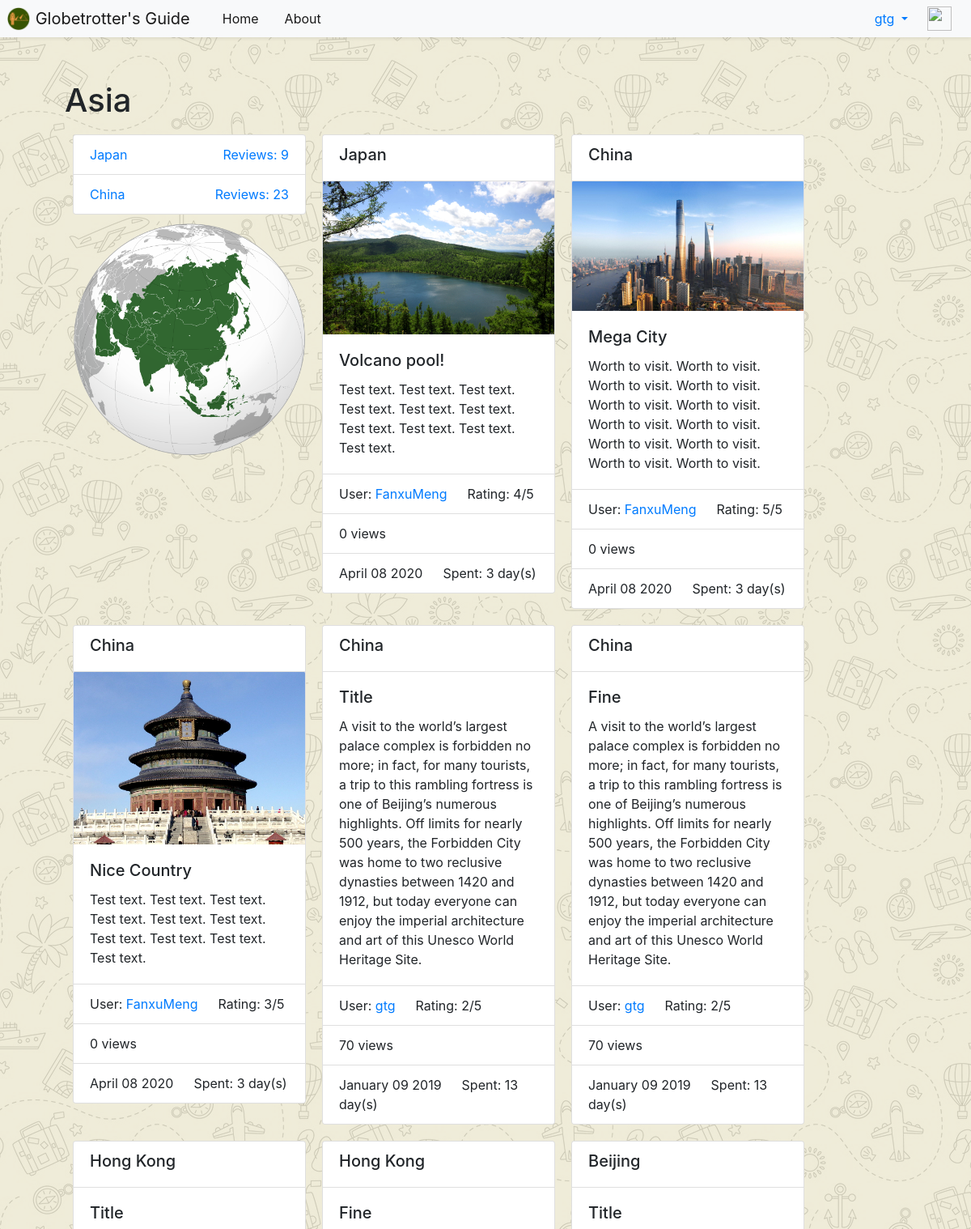
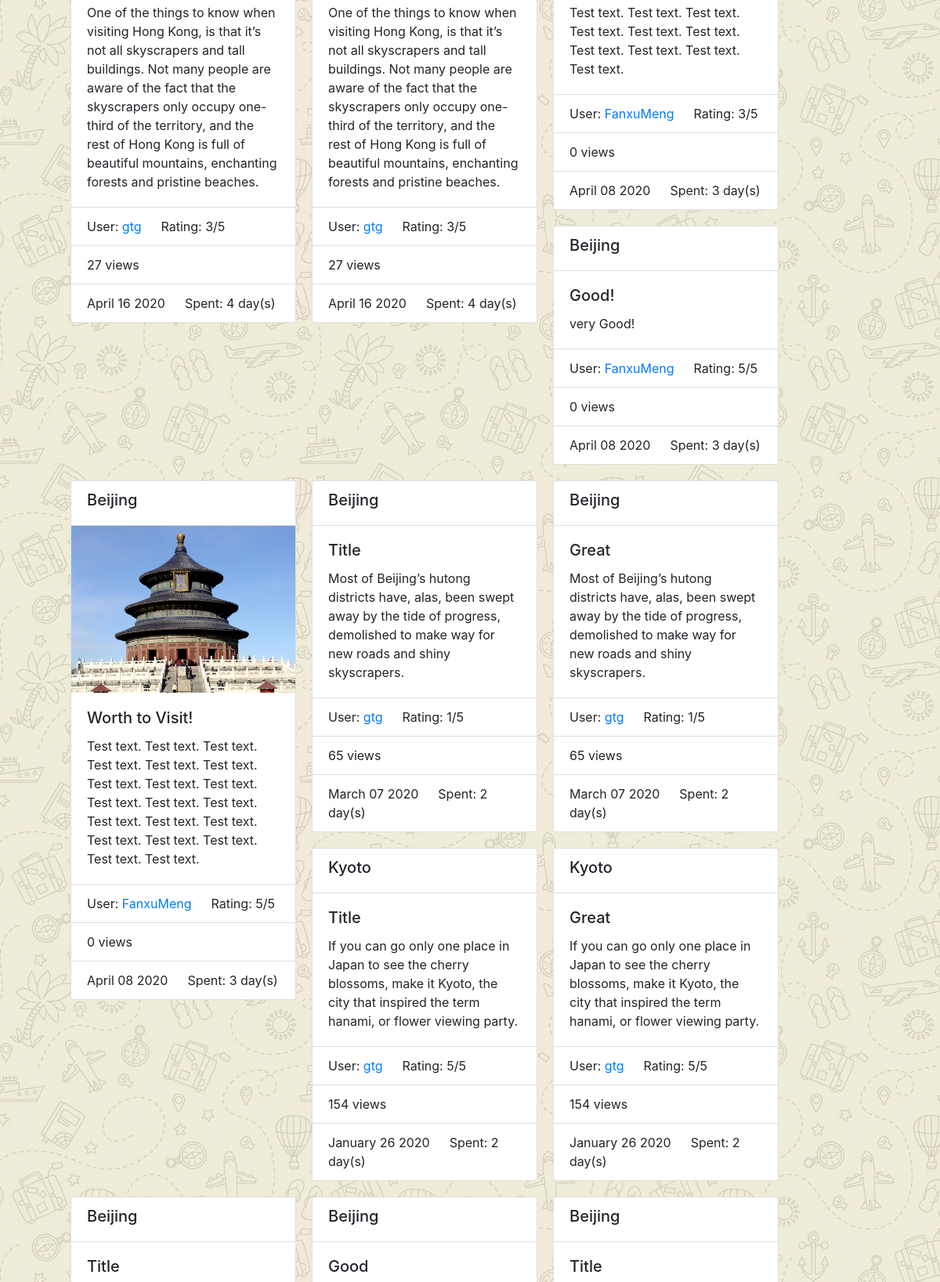
Screenshot of /GlobetrottersGuide/asia/ (signed in, upper part) with the database file from the repository (2 pictures, top to bottom).
### GlobetrottersGuide/models.py (models this page shows, shortened)
class Continent(models.Model):
    NAME_MAX_LENGTH = 128
    name = models.CharField(max_length=128, unique=True)
    likes = models.IntegerField(default=0)
    views = models.IntegerField(default=0)
    slug = models.SlugField(unique=True)
    reviewNum = 0

class Country(models.Model):
    NAME_MAX_LENGTH = 128
    continent = models.ForeignKey(Continent, on_delete=models.CASCADE)
    name = models.CharField(max_length=128, unique=True)
    views = models.IntegerField(default=0)
    likes = models.IntegerField(default=0)
    flag = models.ImageField(upload_to='flags',blank=True)
    slug = models.SlugField(unique=True)
    reviewNum = 0
    class Meta:
        verbose_name_plural = 'Countries'

class countryReview(models.Model):
    TEXT_MAX_LENGTH = 2000
    RATING_CHOICES = (
        (1, '1'),
        (2, '2'),
        (3, '3'),
        (4, '4'),
        (5, '5'),
    )
    user = models.ForeignKey(User, on_delete=models.CASCADE)
    belong_country = models.ForeignKey(Country, on_delete=models.CASCADE)
    publish_date = models.DateTimeField('date published')
    views = models.IntegerField(default=0)
    likes = models.IntegerField(default=0)
    timeSpent = models.DurationField(blank=False)
    image = models.ImageField(upload_to='review_images', blank=True)
    title = models.CharField(max_length=128, default='Title')
    text = models.TextField(max_length=2000, blank=False)
    rating = models.IntegerField(choices=RATING_CHOICES)

class cityReview(models.Model):
    TEXT_MAX_LENGTH = 2000
    RATING_CHOICES = (
        (1, '1'),
        (2, '2'),
        (3, '3'),
        (4, '4'),
        (5, '5'),
    )
    user = models.ForeignKey(User, on_delete=models.CASCADE)
    belong_city = models.ForeignKey(City, on_delete=models.CASCADE)
    publish_date = models.DateTimeField('date published')
    views = models.IntegerField(default=0)
    likes = models.IntegerField(default=0)
    timeSpent = models.DurationField(blank=False)
    image = models.ImageField(upload_to='review_images', blank=True)
    title = models.CharField(max_length=128, default='Title')
    text = models.TextField(max_length=2000, blank=False)
    rating = models.IntegerField(choices=RATING_CHOICES)

class City(models.Model):
    NAME_MAX_LENGTH = 128
    country = models.ForeignKey(Country, on_delete=models.CASCADE)
    name = models.CharField(max_length=128, unique=True)
    views = models.IntegerField(default=0)
    likes = models.IntegerField(default=0)
    slug = models.SlugField(unique=True)
    reviewNum = 0
    def getCountrySlug(self):
        return self.country.slug
    class Meta:
        verbose_name_plural = 'Cities'

### GlobetrottersGuide/views.py (the view)
def home_continent(request,continent_name_slug):
    context_dict = {}
    try:
        continent = Continent.objects.get(slug=continent_name_slug)
        country_list = Country.objects.filter(continent=continent).order_by('-views')[:10]
        country_review_list = countryReview.objects.filter(belong_country__continent=continent).order_by('-publish_date')
        city_review_list = cityReview.objects.filter(belong_city__country__continent=continent).order_by('-publish_date')
        context_dict['continent'] = continent
        context_dict['countries'] = country_list
        context_dict['country_reviews'] = country_review_list
        context_dict['city_reviews'] = city_review_list
    except Country.DoesNotExist:
        context_dict['countries'] = None
        context_dict['reviews'] = None
    for country in country_list:
            country.reviewNum = getCountryReviewNum(country.slug)
    return render(request, 'GlobetrottersGuide/home_continent.html', context=context_dict)

### GlobetrottersGuide/views.py (called while the page is built)
def getCountryReviewNum(country_slug):
    count = 0
    for review in cityReview.objects.all():
        if review.belong_city.getCountrySlug() == country_slug:
            count+=1
    for review in countryReview.objects.all():
        if review.belong_country.slug == country_slug:
            count+=1
    return count

### templates/GlobetrottersGuide/home_continent.html
<!DOCTYPE html>
{% extends 'GlobetrottersGuide/base.html' %}
{% load staticfiles %}
{% load gtg_template_tags %}
{%block title_block %}
    <h1>{{ continent.name }}</h1>
{% endblock %}
{% block body_block %}
<div style="float:left;">
    <ul class="list-group" style="margin:10px;width:18rem;">
        {% if countries %}
            {% for country in countries %}
            <li class="list-group-item">
                <a href="{% url 'GlobetrottersGuide:country' continent.slug country.slug %}">{{ country.name }}
                    <span style="float:right">Reviews: {{ country.reviewNum }}</span>
                </a>
            </li>
            {% endfor %}
        {% else %}
            <li class="list-group-item">There is no country in database.</li>
        {% endif %}
    </ul>
    {% with 'continent/'|add:continent.slug|add:'-0.png' as img %}
        <div style="margin:10px;width:18rem;height:18rem;">
          <img src="{% static img %}" class="d-block w-100" alt="">
        </div>
    {% endwith %}
</div>
    {% if country_reviews or city_reviews %}
    {% for review in country_reviews %}
        <div class="card" style="width: 18rem;margin:10px;float:left;">
            <ul class="list-group list-group-flush">
                <li class="list-group-item">
                    <h5>{{ review.belong_country.name }}</h5>
                </li>
            </ul>
            {% if review.image %}
            <img src="{{ review.image.url }}" class="card-img-top" alt="No Image">
            {% endif %}
            <div class="card-body">
                <h5 class="card-title">{{ review.title }}</h5>
                <p class="card-text">{{ review.text }}</p>
            </div>
            <ul class="list-group list-group-flush">
                <li class="list-group-item">
                    User:
                    <a href="{% url 'GlobetrottersGuide:UserProfile' review.user.username %}">{{ review.user.username }}</a>
                    &emsp; Rating: {{ review.rating }}/5
                </li>
                <li class="list-group-item">{{ review.views }} views</li>
                <li class="list-group-item">{{ review.publish_date | date:"F d Y" }} &emsp; Spent: {{ review.timeSpent.days }} day(s)</li>
            </ul>
        </div>
    {% endfor %}
        {% for review in city_reviews %}
        <div class="card" style="width: 18rem;margin:10px;float:left;">
            <ul class="list-group list-group-flush">
                <li class="list-group-item">
                    <h5>{{ review.belong_city.name }}</h5>
                </li>
            </ul>
            {% if review.image %}
            <img src="{{ review.image.url }}" class="card-img-top" alt="No Image">
            {% endif %}
            <div class="card-body">
                <h5 class="card-title">{{ review.title }}</h5>
                <p class="card-text">{{ review.text }}</p>
            </div>
            <ul class="list-group list-group-flush">
                <li class="list-group-item">
                    User:
                    <a href="{% url 'GlobetrottersGuide:UserProfile' review.user.username %}">{{ review.user.username }}</a>
                    &emsp; Rating: {{ review.rating }}/5
                </li>
                <li class="list-group-item">{{ review.views }} views &emsp; </li>
                <li class="list-group-item">{{ review.publish_date | date:"F d Y" }} &emsp; Spent: {{ review.timeSpent.days }} day(s)</li>
            </ul>
        </div>
    {% endfor %}
    {% else %}
        <p style="float:left;margin:10px"><h2>No one has reviewed countries in this continent yet.</h2></p>
    {% endif %}
{% endblock %}

### templates/GlobetrottersGuide/base.html (shortened to what this page needs)
<!DOCTYPE html>
{% load staticfiles %}
{% load gtg_template_tags %}
<html lang="en">
    <head>
    <link href="https://getbootstrap.com/docs/4.2/dist/css/bootstrap.min.css" rel="stylesheet">
    <link href="{%  static 'css/base-style.css' %}" rel="stylesheet">
    </head>
    <body>
        <header>
            <nav class="navbar navbar-expand-md navbar-light fixed-top bg-light p-0 shadow-sm">
                <a class="navbar-brand p-2" href="{% url 'GlobetrottersGuide:HomePage' %}">
                    <img src="{% static 'images/gtg_logo.ico' %}" width="30" height="30" class="d-inline-block align-top" alt="">
                    Globetrotter's Guide
                </a>
                    <div class="collapse navbar-collapse" id="navbarNavDropdown">
                        <ul class="navbar-nav mr-auto">
                            <li class="nav-item active"><a class="nav-link" style="padding:8px 16px 8px 16px;" href="{% url 'GlobetrottersGuide:HomePage' %}">Home</a></li>
                            <li class="nav-item active"><a class="nav-link" style="padding:8px 16px 8px 16px;" href="{% url 'GlobetrottersGuide:about' %}">About</a></li>
                        </ul>
                        {% if user.is_authenticated %}
                            <ul class="nav-item dropdown" style="margin:0;padding:0;">
                                <a class="nav-link dropdown-toggle" href="#" data-toggle="dropdown"
                                   aria-labelledby="navbarDropdownMenuLink" role="button">{{ user.username }}
                                </a>
                            </ul>
                            <a class="navbar-brand p-2" href="{% url 'GlobetrottersGuide:UserProfile' user.username %}">
                            <img src="{{ userProfile.picture.url }}" width="30" height="30" class="d-inline-block align-top" alt="">
                            </a>
                        {% else %}
                            <div style="position:relative; right:50px">
                            <a class="btn btn-outline-success" href="{% url 'auth_login' %}" style="margin:10px 0px 10px 70px" >Login</a>
                            <a class="btn btn-outline-primary" href="{% url 'registration_register' %}" style="margin: 10px 20px 10px 0px;" >Sign up</a>
                            </div>
                        {% endif %}
                    </div>
            </nav>
        </header>
        <div class="container-fluid">
            <div class="row" style="margin: 100px 50px 100px 50px;">
                <main role="main" class="col-md">
                    {% block title_block %}{% endblock %}
                    {% block body_block %}{% endblock %}
                </main>
            </div>
        </div>
    </body>
</html>

### static/css/base-style.css (style rules this page uses)
body { background-image: url("background-bwy.png"); background-color: #cccccc; }

### rows the page displays
Continent: name "Asia"
Country: name "Japan", reviewNum "9"
Country: name "China", reviewNum "23"
countryReview: belong_country.name "Japan", image (picture), title "Volcano pool!", text "Test text. Test text. Test text. Test text. Test text. Test text. Test text. Test text. Test text. Test text.", user.username "FanxuMeng", rating "4", views "0", publish_date "April 08 2020", timeSpent.days "3"
countryReview: belong_country.name "China", image (picture), title "Mega City", text "Worth to visit. Worth to visit. Worth to visit. Worth to visit. Worth to visit. Worth to visit. Worth to visit. Worth to visit. Worth to visit. Worth to visit. Worth to visit. Worth to visit.", user.username "FanxuMeng", rating "5", views "0", publish_date "April 08 2020", timeSpent.days "3"
countryReview: belong_country.name "China", image (picture), title "Nice Country", text "Test text. Test text. Test text. Test text. Test text. Test text. Test text. Test text. Test text. Test text.", user.username "FanxuMeng", rating "3", views "0", publish_date "April 08 2020", timeSpent.days "3"
countryReview: belong_country.name "China", title "Title", text "A visit to the world’s largest palace complex is forbidden no more; in fact, for many tourists, a trip to this rambling fortress is one of Beijing’s numerous highlights. Off limits for nearly 500 years, the Forbidden City was home to two reclusive dynasties between 1420 and 1912, but today everyone can enjoy the imperial architecture and art of this Unesco World Heritage Site.", user.username "gtg", rating "2", views "70", publish_date "January 09 2019", timeSpent.days "13"
countryReview: belong_country.name "China", title "Fine", text "A visit to the world’s largest palace complex is forbidden no more; in fact, for many tourists, a trip to this rambling fortress is one of Beijing’s numerous highlights. Off limits for nearly 500 years, the Forbidden City was home to two reclusive dynasties between 1420 and 1912, but today everyone can enjoy the imperial architecture and art of this Unesco World Heritage Site.", user.username "gtg", rating "2", views "70", publish_date "January 09 2019", timeSpent.days "13"
cityReview: belong_city.name "Hong Kong", title "Title", text "One of the things to know when visiting Hong Kong, is that it’s not all skyscrapers and tall buildings. Not many people are aware of the fact that the skyscrapers only occupy one-third of the territory, and the rest of Hong Kong is full of beautiful mountains, enchanting forests and pristine beaches.", user.username "gtg", rating "3", views "27", publish_date "April 16 2020", timeSpent.days "4"
cityReview: belong_city.name "Hong Kong", title "Fine", text "One of the things to know when visiting Hong Kong, is that it’s not all skyscrapers and tall buildings. Not many people are aware of the fact that the skyscrapers only occupy one-third of the territory, and the rest of Hong Kong is full of beautiful mountains, enchanting forests and pristine beaches.", user.username "gtg", rating "3", views "27", publish_date "April 16 2020", timeSpent.days "4"
cityReview: belong_city.name "Beijing", title "Title", text "Test text. Test text. Test text. Test text. Test text. Test text. Test text. Test text. Test text. Test text.", user.username "FanxuMeng", rating "3", views "0", publish_date "April 08 2020", timeSpent.days "3"
cityReview: belong_city.name "Beijing", title "Good!", text "very Good!", user.username "FanxuMeng", rating "5", views "0", publish_date "April 08 2020", timeSpent.days "3"
cityReview: belong_city.name "Beijing", image (picture), title "Worth to Visit!", text "Test text. Test text. Test text. Test text. Test text. Test text. Test text. Test text. Test text. Test text. Test text. Test text. Test text. Test text. Test text. Test text. Test text. Test text. Test text. Test text.", user.username "FanxuMeng", rating "5", views "0", publish_date "April 08 2020", timeSpent.days "3"
cityReview: belong_city.name "Beijing", title "Title", text "Most of Beijing’s hutong districts have, alas, been swept away by the tide of progress, demolished to make way for new roads and shiny skyscrapers.", user.username "gtg", rating "1", views "65", publish_date "March 07 2020", timeSpent.days "2"
cityReview: belong_city.name "Beijing", title "Great", text "Most of Beijing’s hutong districts have, alas, been swept away by the tide of progress, demolished to make way for new roads and shiny skyscrapers.", user.username "gtg", rating "1", views "65", publish_date "March 07 2020", timeSpent.days "2"
cityReview: belong_city.name "Kyoto", title "Title", text "If you can go only one place in Japan to see the cherry blossoms, make it Kyoto, the city that inspired the term hanami, or flower viewing party.", user.username "gtg", rating "5", views "154", publish_date "January 26 2020", timeSpent.days "2"
cityReview: belong_city.name "Kyoto", title "Great", text "If you can go only one place in Japan to see the cherry blossoms, make it Kyoto, the city that inspired the term hanami, or flower viewing party.", user.username "gtg", rating "5", views "154", publish_date "January 26 2020", timeSpent.days "2"
cityReview: belong_city.name "Beijing", title "Title"
cityReview: belong_city.name "Beijing", title "Good"
cityReview: belong_city.name "Beijing", title "Title"

### other values shown
{{ user.username }} "gtg"
